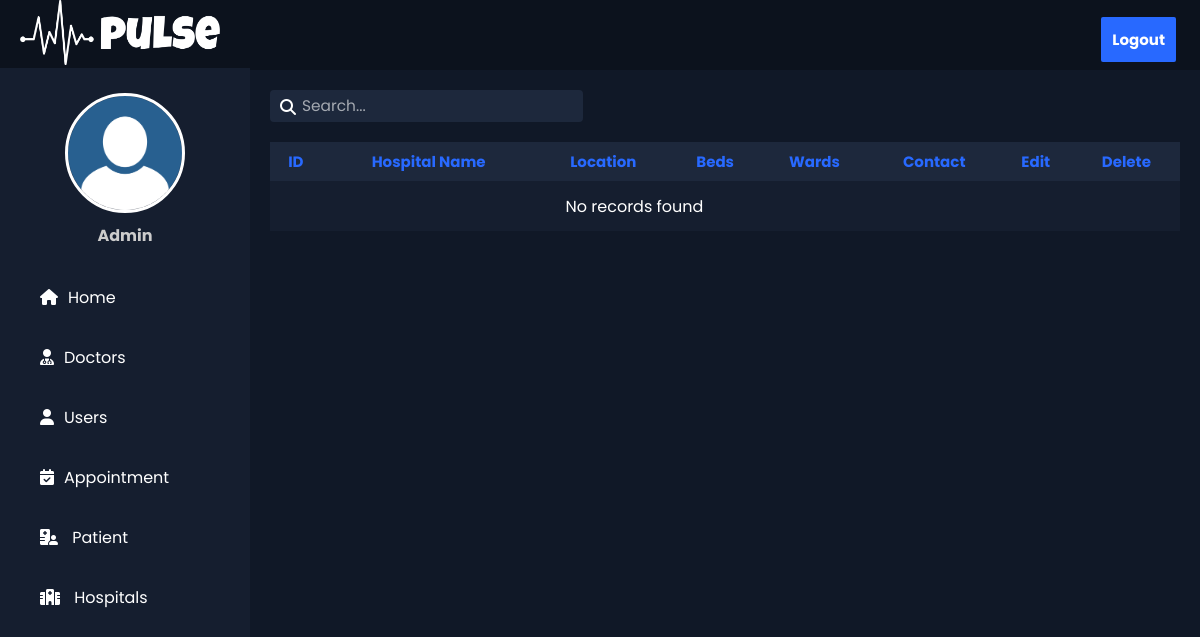
Before: /manage-hospital.php with the older database file.
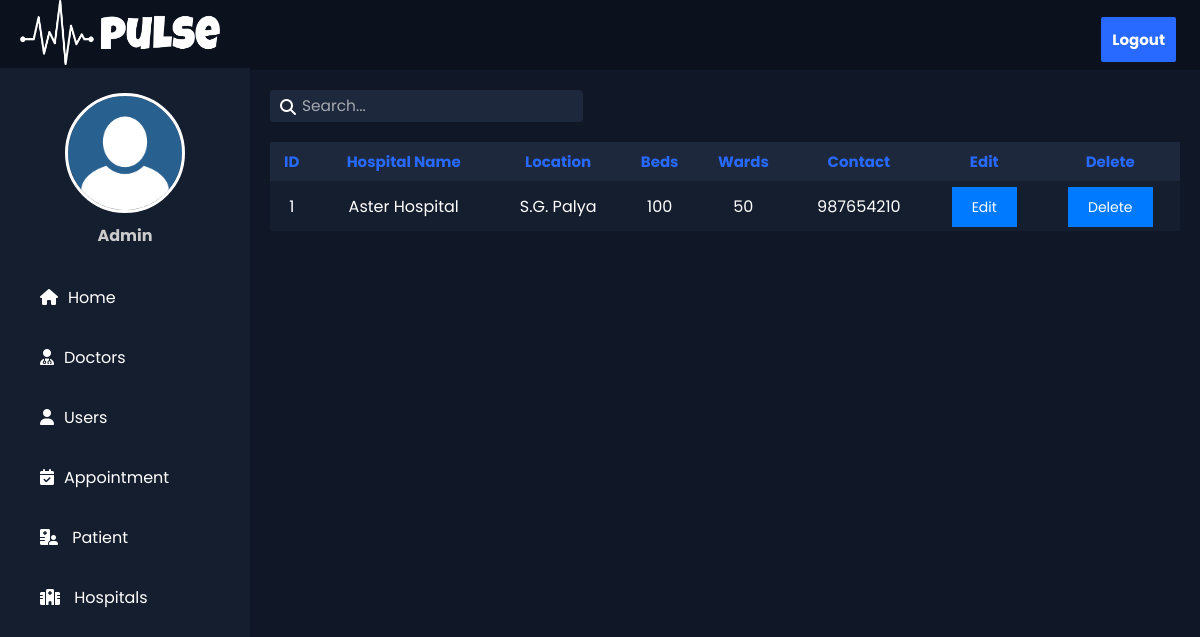
After: the same page with the newer database file.
### tables this page shows
CREATE TABLE `hospital` (
  `hid` int(5) NOT NULL,
  `hname` varchar(100) NOT NULL,
  `location` varchar(10000) NOT NULL,
  `beds` int(100) NOT NULL,
  `wards` int(10) NOT NULL,
  `contact` int(11) NOT NULL
);

### manage-hospital.php (the view, shortened to what this page needs)
<!DOCTYPE html>
<html lang="en">
<head>
    <link rel="stylesheet" href="css/add-appointment.css">
    <link rel="stylesheet" href="css/appointment.css">
    <link rel="stylesheet" href="css/all.min.css">
    <link rel="stylesheet" href="https://cdnjs.cloudflare.com/ajax/libs/font-awesome/6.2.0/css/all.min.css"
    />
</head>
<body>
    <div class="header_dash">
    <div class="loh">
            <img src="images/pulse.png" alt="My Logo" width="200" height="65">
    </div>
        <div class="right_area">
            <a href="index.php" class="logout_btn">Logout</a>
        </div>
    </div>
    <div class="sidebar">
        <div class="myprofile-photo">
            <div class="profile">
            </div>
            <h4>Admin</h4>
        </div>
        <a href="dashboard.php"><i class="fa-sharp fa-solid fa-house"></i><span>Home</span></a>
        <a href="#"><i class="fa-solid fa-solid fa-user-doctor"></i><span>Doctors</span></a>
        <a href="user.php"><i class="fa-solid fa-user"></i><span>Users</span></a>
        <a href="#"><i class="fa-solid fa-calendar-check"></i><span>Appointment</span></a>
        <a href="patient.php"><i class="fa-solid fa-hospital-user"></i><span> Patient</span></a>
        <a href="#"><i class="fa-solid fa-hospital" style="color: #ffffff;"></i><span> Hospitals</span></a>
    </div>
    <div class="content">
        <div class="sebtn">
            <div class="search">
                <i class="fa-solid fa-magnifying-glass "></i>
                <input class="search-bar" placeholder="Search..." type="text">
            </div>
        </div>
        <div class="table">
        <table>
                <tr>
                    <th>ID</th>
                    <th>Hospital Name</th>
                    <th>Location</th>
                    <th>Beds</th>
                    <th>Wards</th>
                    <th>Contact</th>
                    <th>Edit</th>
                    <th>Delete</th>
                </tr>
                <?php
                    $servername = "localhost";
                    $username = "root";
                    $password = "";
                    $dbname = "pulsepointpro";
                    $conn = new mysqli($servername, $username, $password, $dbname);
                    $sql = "SELECT * FROM hospital";
                    $result = $conn->query($sql);
                    if ($result->num_rows > 0) {
                        while ($row = $result->fetch_assoc()) {
                            echo "<tr>";
                            echo "<td>" . $row["hid"] . "</td>";
                            echo "<td>" . $row["hname"] . "</td>";
                            echo "<td>" . $row["location"] . "</td>";
                            echo "<td>" . $row["beds"] . "</td>";
                            echo "<td>" . $row["wards"] . "</td>";
                            echo "<td>" . $row["contact"] . "</td>";
                            echo "<td><a href='edit-hospital.php?hid=" . $row['hid'] . "' style='background-color: #007bff; color: #fff; padding: 10px 20px; font-size: 14px; text-decoration: none; transition: background-color 0.3s;'>Edit</a></td>";
                            echo "<td><a href='delete-hospital.php?hid=" . $row['hid'] . "' style='background-color: #007bff; color: #fff; padding: 10px 20px; font-size: 14px; text-decoration: none;'>Delete</a></td>";
                            echo "</tr>";
                        }
                    } else {
                        echo "<tr><td colspan='6'>No records found</td></tr>";
                    }
                ?>
            </table>
        </div>
    </div>
</body>
</html>

Changed rows visible on the page:
added hospital: hid "1", hname "Aster Hospital", location "S.G. Palya", beds "100", wards "50", contact "987654210"
Other visible differences:
text no longer shown: "No records found"
